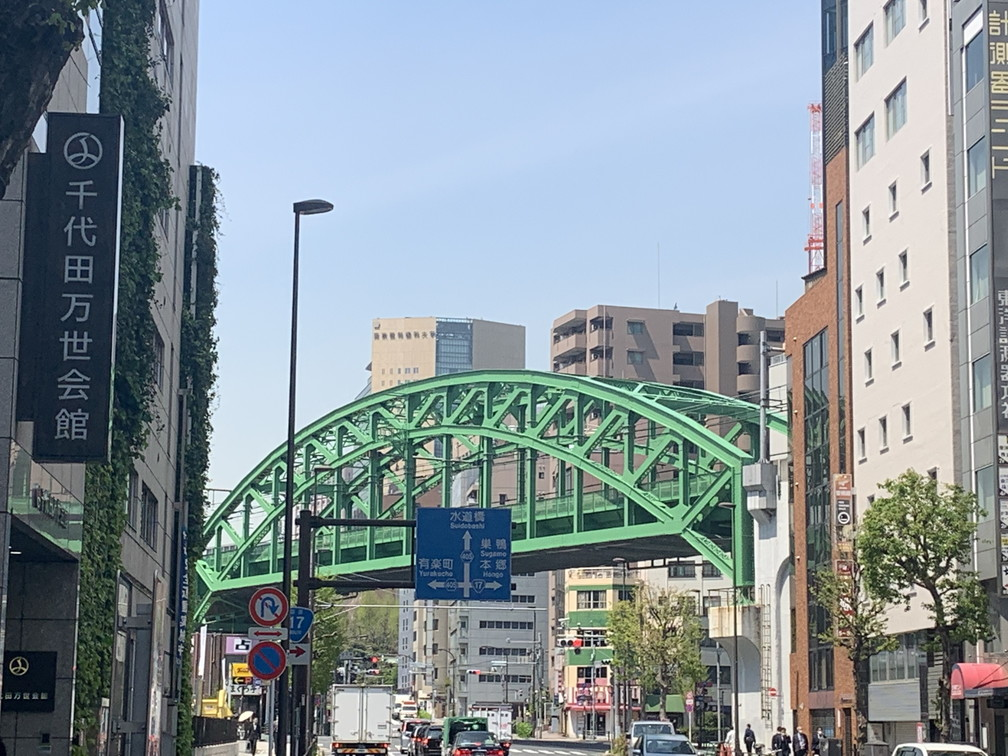
#> input picture src/img/pillow_sample.jpg, 1008 x 756 px, found by its file name
$ python recipe_248_01.py
#> lines starting #> are read from the running program, lines starting #| are printed output that depends on the picture
# 実行する際はimgフォルダのpillow_sample.jpgをカレントディレクトリに配置してください。

from PIL import Image

image = Image.open("pillow_sample.jpg")
#> image is the input picture: PIL image 1008x756 RGB; mean R, G, B 133.9, 145.8, 151.4
new_image1 = image.rotate(45)
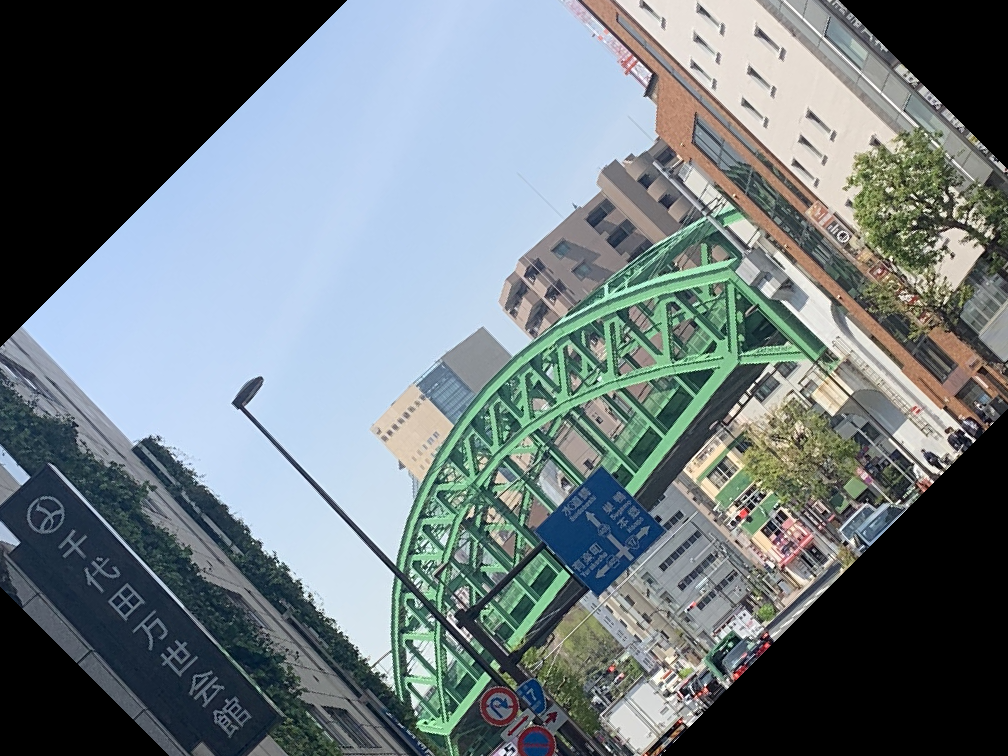
#> new_image1: PIL image 1008x756 RGB; mean R, G, B 110.9, 122, 126.8
new_image1.save("pillow_rotate1.jpg")
new_image2 = image.rotate(45, expand=True)
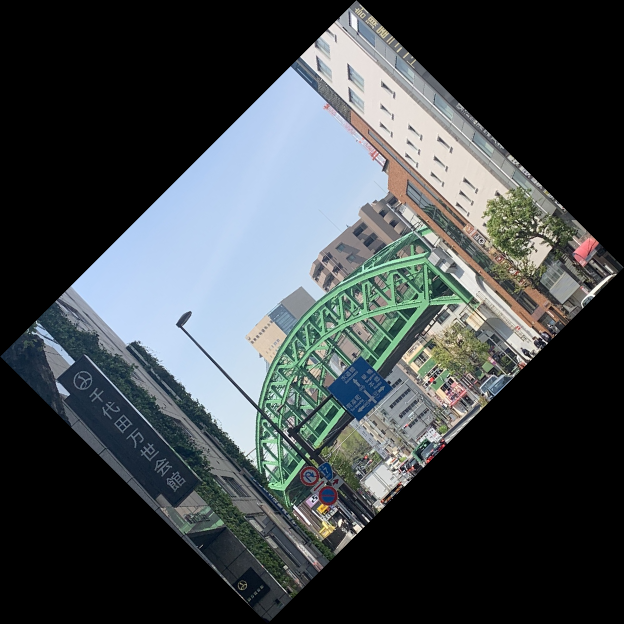
#> new_image2: PIL image 1248x1248 RGB (shown at 1/2 size); mean R, G, B 65.5, 71.3, 74
new_image2.save("pillow_rotate2.jpg")
